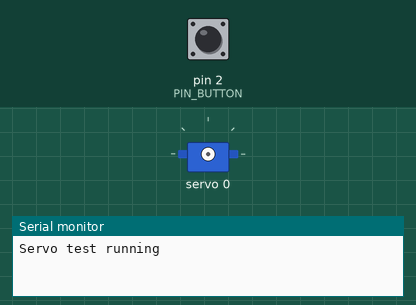
This sketch was run on a simulated Arduino Uno, built with avr-gcc and run on an emulated ATmega328P. Shown: servo, the last lines printed to the serial monitor. The test bench sets the inputs (shaded band); at power-on: pin 2 (PIN_BUTTON) HIGH.

Above: at 1.8 s.
1.9 s: pin 2 (PIN_BUTTON) pulled LOW for 3.2 s
At 3.9 s:
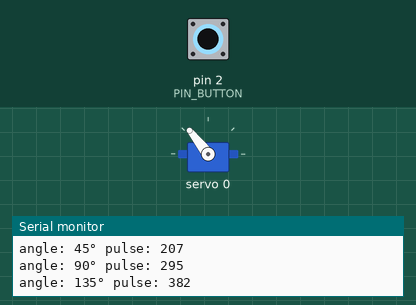
At 5.5 s:
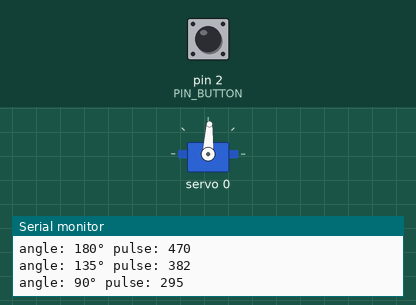
6.6 s: pin 2 (PIN_BUTTON) pulled LOW for 0.6 s
At 8.2 s:
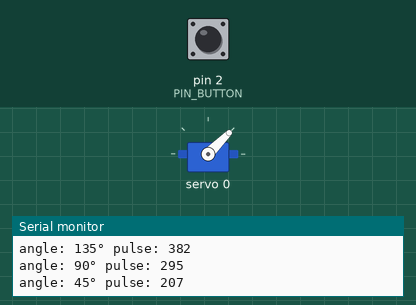
Timing chart, 0 to 9.7 s (numbered marks = the images above; inputs shaded):
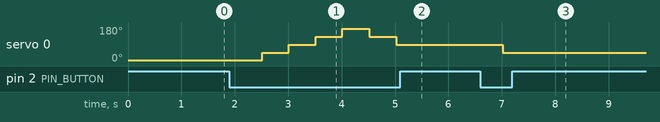

The sketch:

servo-test.ino
```cpp
/*
 * Servo test with button
 *
 * These project use I2C to communicate, 2 pins are required to interface.
 *
 * For Arduino UNO:
 *    pin   | signal
 * ---------|-------
 * Analog 5 |  SCL
 * Analog 4 |  SDA
 *
 */

#include <Wire.h>
#include <Adafruit_PWMServoDriver.h>

Adafruit_PWMServoDriver pwm0 = Adafruit_PWMServoDriver();

#define PIN_BUTTON 2

//use caution when adjusting SERVO_MIN and SERVO_MAX. Hitting the physical
//limits of travel can strip the gears and permanently damage your servo
#define SERVO_MIN  120   //this is the 'minimum' pulse length count (out of 4096)
#define SERVO_MAX  470   //this is the 'maximum' pulse length count (out of 4096)

#define SERVO_FREQ 50

#define SERVO 0 //servo number

int   buttonState = 0;
int   steps = 0;
int   angle = 0;

void setup() {
  Serial.begin(9600);
  Serial.println("Servo test running");

  pinMode(PIN_BUTTON, INPUT_PULLUP);  //use internal arduino resistor

  pwm0.begin();
  pwm0.setOscillatorFrequency(27000000);
  pwm0.setPWMFreq(SERVO_FREQ);

  delay(10);
}

void loop() {

  buttonState = digitalRead(PIN_BUTTON);

  if (buttonState == LOW) {

    if(steps == 0) {
      angle = 0;
    }
    else if(steps == 1) {
      angle = 45;
    }
    else if(steps == 2) {
      angle = 90;
    }
    else if(steps == 3) {
      angle = 135;
    }
    else if(steps == 4) {
      angle = 180;
    }
    else if(steps == 5) {
      angle = 135;
    }
    else if(steps == 6) {
      angle = 90;
    }
    else if(steps == 7) {
      angle = 45;
    }

    moveServo(angle);

    if( steps++ >= 7 ) {
      steps = 0;
    }
  }

  delay(500);

}

void moveServo(int angle) {

  //map angle of 0 to 180 to servo min and servo max
  int pulse = map(angle, 0, 180, SERVO_MIN, SERVO_MAX); //angle2pulse
  pwm0.setPWM(SERVO, 0, pulse);

  //display infos
  Serial.print("angle: "); Serial.print(angle); Serial.print("°");
  Serial.print(" pulse: "); Serial.println(pulse);
}
```

Measured:
- after the input at 1.9 s, servo 0: 4° → 45° after 0.61 s, → 87° 0.50 s later, → 128° 0.50 s later, → 170° 0.50 s later, … (6 changes in this stretch)
- after the input at 6.6 s, servo 0: 87° → 45° after 0.42 s
